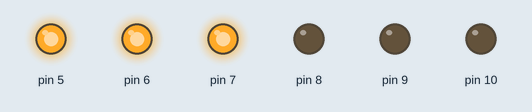
This sketch was run on a simulated Arduino Uno, built with avr-gcc and run on an emulated ATmega328P. Parts: output pins drawn as LEDs (lit = HIGH).

Above: at 0.1 s.
At 2.1 s:
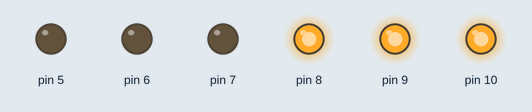
At 3.67 s:
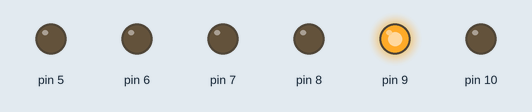
At 5.47 s:
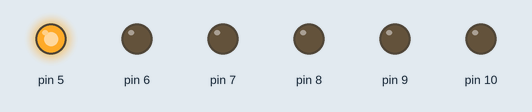
At 8.17 s:
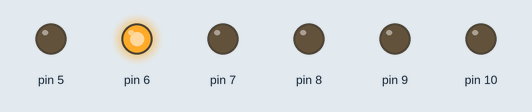
At 10.7 s:
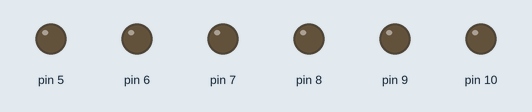
Timing chart, 0 to 11.0 s (numbered marks = the images above):
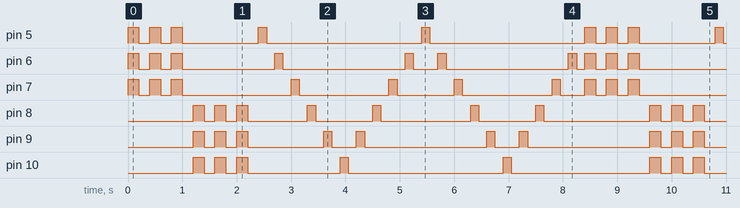

The sketch:

sketch_dec21a.ino
```cpp
void setup() {
  for(int pin=5; pin<=10; pin++){
    pinMode(pin,OUTPUT);
  }
}
void loop() {
  for(int i=0; i<=2; i++)
  {
    for(int pin=5; pin<=7; pin++){
      digitalWrite(pin,HIGH);
    }
    delay(200);
    for(int pin=5; pin<=7; pin++){
      digitalWrite(pin,LOW);
    }
    delay(200);
  }
  for(int i=0; i<=2; i++)
  {
    for(int pin=8; pin<=10; pin++){
      digitalWrite(pin,HIGH);
    }
    delay(200);
    for(int pin=8; pin<=10; pin++){
      digitalWrite(pin,LOW);
    }
    delay(200);
  }
  for(int i=0; i<=1; i++)
  {
    for(int pin=5; pin<=10; pin++){
      digitalWrite(pin,HIGH);
      delay(150);
      digitalWrite(pin,LOW);
      delay(150);
    }
    for(int pin=9; pin>=6; pin--)
    {
      digitalWrite(pin,HIGH);
      delay(150);
      digitalWrite(pin,LOW);
      delay(150);
    }
  }
}
```

Measured:
- by itself, pin 5: repeats every 8.4 s: 2 × (LOW 0.20 s, HIGH 0.20 s), LOW 1.4 s, 2 × (HIGH 0.15 s, LOW 2.9 s), HIGH 0.20 s
- by itself, pin 10: repeats every 8.4 s: 2 × (LOW 0.20 s, HIGH 0.20 s), LOW 1.7 s, HIGH 0.15 s, LOW 2.9 s, HIGH 0.15 s, LOW 2.6 s, HIGH 0.20 s
- by itself, pin 8: repeats every 8.4 s: 2 × (LOW 0.20 s, HIGH 0.20 s), 2 × (LOW 1.1 s, HIGH 0.15 s), LOW 1.7 s, HIGH 0.15 s, LOW 1.1 s, HIGH 0.15 s, LOW 2.0 s, HIGH 0.20 s
- by itself, pin 7: repeats every 8.4 s: 2 × (LOW 0.20 s, HIGH 0.20 s), LOW 2.0 s, HIGH 0.15 s, LOW 1.7 s, HIGH 0.15 s, LOW 1.1 s, HIGH 0.15 s, LOW 1.7 s, HIGH 0.15 s, LOW 0.45 s, HIGH 0.20 s
